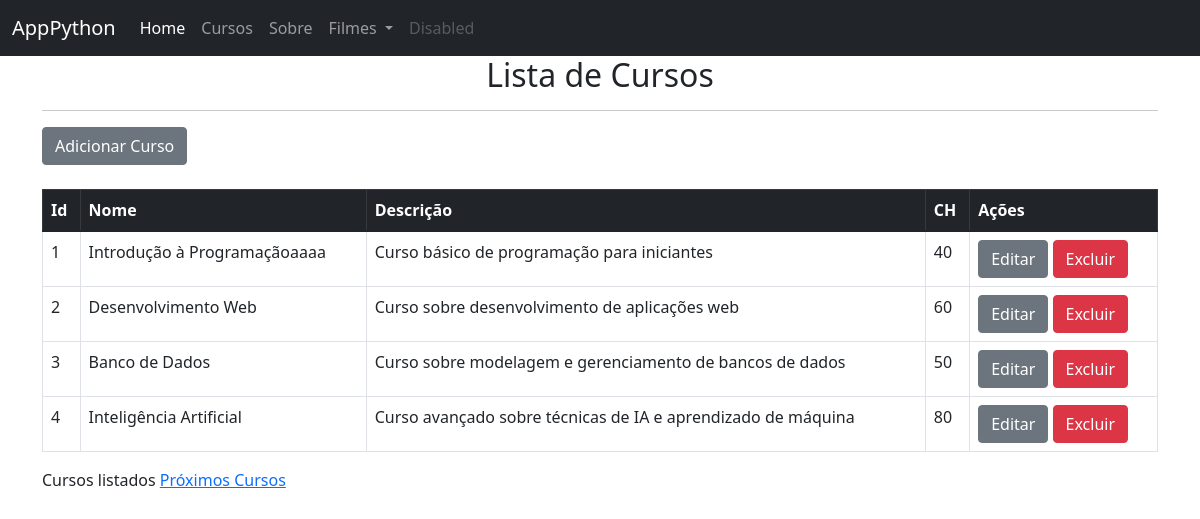
Page /cursos on the committed database.
### app.py (models this page shows, shortened)
class cursos(db.Model):
	id = db.Column(db.Integer, primary_key=True)
	nome = db.Column(db.String(50))
	descricao = db.Column(db.String(100))
	ch = db.Column(db.Integer)

### app.py (the view)
@app.route('/cursos')
def lista_cursos():
	page = request.args.get('page', 1, type=int)
	per_page = 4
	todos_cursos = cursos.query.paginate(page=page, per_page=per_page)
	return render_template("cursos.html",cursos=todos_cursos)

### templates/cursos.html
{% extends 'base.html' %}
{% block conteudo %}
<h2 style="text-align: center;">Lista de Cursos</h2>
<hr>
<a href="{{url_for('cria_curso')}}" class="btn btn-secondary">Adicionar Curso</a>
<br><br>
<table class="table table-bordered table-hover">
	<thead class="table-dark">
	    <tr>
	      <th scope="col">Id</th>
	      <th scope="col">Nome</th>
	      <th scope="col">Descrição</th>
	      <th scope="col">CH</th>
	      <th scope="col">Ações</th>
	    </tr>
  </thead>
  <tbody>
	{% for curso in cursos.items %}
		<tr>
			<td>{{curso.id}}</td>
			<td>{{curso.nome}}</td>
			<td>{{curso.descricao}}</td>
			<td>{{curso.ch}}</td>
			<td>
				<a href="{{curso.id}}/atualiza_curso" class="btn btn-secondary btn-xs">Editar</a>
				<a href="{{curso.id}}/remove_curso" onclick="return confirm('Deseja excluir esse registro?')" class="btn btn-danger btn-xs">Excluir</a>
			</td>
		</tr>
	{% endfor %}
  </tbody>
</table>
{% if cursos.has_prev %}
	<a href="{{url_for('lista_cursos', page=cursos.prev_num)}}">Cursos Anteriores</a>
{% else %}
	Cursos listados
{% endif %}
{% if cursos.has_next %}
	<a href="{{url_for('lista_cursos', page=cursos.next_num)}}">Próximos Cursos</a>
{% else %}
	Cursos listados
{% endif %}
{% endblock conteudo %}

### rows in the picture
cursos: id "1", nome "Introdução à Programaçãoaaaa", descricao "Curso básico de programação para iniciantes", ch "40"
cursos: id "2", nome "Desenvolvimento Web", descricao "Curso sobre desenvolvimento de aplicações web", ch "60"
cursos: id "3", nome "Banco de Dados", descricao "Curso sobre modelagem e gerenciamento de bancos de dados", ch "50"
cursos: id "4", nome "Inteligência Artificial", descricao "Curso avançado sobre técnicas de IA e aprendizado de máquina", ch "80"
